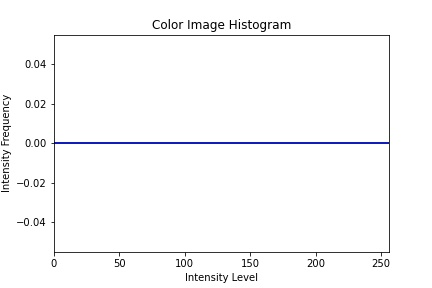
#> input picture Color_Histogram.jpg, 432 x 288 px
$ python superpixels.py Color_Histogram.jpg 3 3   (Python 2 division)   (older library calls are emulated)
#> lines starting #> are read from the running program, lines starting #| are printed output that depends on the picture
import numpy as np
import cv2
import sys

class SLIC:
    def __init__(self, img, step, nc):
        self.img = img
        self.height, self.width = img.shape[:2]
        self._convertToLAB()
        self.step = step
        self.nc = nc
        self.ns = step
        self.FLT_MAX = 1000000
        self.ITERATIONS = 10

    def _convertToLAB(self):
        try:
            import cv2
            self.labimg = cv2.cvtColor(img, cv2.COLOR_BGR2LAB).astype(np.float64)
        except ImportError:
            self.labimg = np.copy(self.img)
            for i in xrange(self.labimg.shape[0]):
                for j in xrange(self.labimg.shape[1]):
                    rgb = self.labimg[i, j]
                    self.labimg[i, j] = self._rgb2lab(tuple(reversed(rgb)))

    # [51 lines left out: function _rgb2lab, not called in this run]

    def generateSuperPixels(self):
        self._initData()
        indnp = np.mgrid[0:self.height,0:self.width].swapaxes(0,2).swapaxes(0,1)
        for i in range(self.ITERATIONS):
            self.distances = self.FLT_MAX * np.ones(self.img.shape[:2])
            for j in xrange(self.centers.shape[0]):
                xlow, xhigh = int(self.centers[j][3] - self.step), int(self.centers[j][3] + self.step)
                ylow, yhigh = int(self.centers[j][4] - self.step), int(self.centers[j][4] + self.step)

                if xlow <= 0:
                    xlow = 0
                if xhigh > self.width:
                    xhigh = self.width
                if ylow <=0:
                    ylow = 0
                if yhigh > self.height:
                    yhigh = self.height

                cropimg = self.labimg[ylow : yhigh , xlow : xhigh]
                colordiff = cropimg - self.labimg[self.centers[j][4], self.centers[j][3]]
                colorDist = np.sqrt(np.sum(np.square(colordiff), axis=2))

                yy, xx = np.ogrid[ylow : yhigh, xlow : xhigh]
                pixdist = ((yy-self.centers[j][4])**2 + (xx-self.centers[j][3])**2)**0.5
                dist = ((colorDist/self.nc)**2 + (pixdist/self.ns)**2)**0.5

                distanceCrop = self.distances[ylow : yhigh, xlow : xhigh]
                idx = dist < distanceCrop
                distanceCrop[idx] = dist[idx]
                self.distances[ylow : yhigh, xlow : xhigh] = distanceCrop
                self.clusters[ylow : yhigh, xlow : xhigh][idx] = j

            for k in xrange(len(self.centers)):
                idx = (self.clusters == k)
                colornp = self.labimg[idx]
                distnp = indnp[idx]
                self.centers[k][0:3] = np.sum(colornp, axis=0)
                sumy, sumx = np.sum(distnp, axis=0)
                self.centers[k][3:] = sumx, sumy
                self.centers[k] /= np.sum(idx)

    def _initData(self):
        self.clusters = -1 * np.ones(self.img.shape[:2])
        self.distances = self.FLT_MAX * np.ones(self.img.shape[:2])

        centers = []
        for i in xrange(self.step, self.width - self.step/2, self.step):
            for j in xrange(self.step, self.height - self.step/2, self.step):

                nc = self._findLocalMinimum(center=(i, j))
                color = self.labimg[nc[1], nc[0]]
                center = [color[0], color[1], color[2], nc[0], nc[1]]
                centers.append(center)
        self.center_counts = np.zeros(len(centers))
        self.centers = np.array(centers)

    def createConnectivity(self):
        label = 0
        adjlabel = 0
        lims = self.width * self.height / self.centers.shape[0]
        dx4 = [-1, 0, 1, 0]
        dy4 = [0, -1, 0, 1]
        new_clusters = -1 * np.ones(self.img.shape[:2]).astype(np.int64)
        elements = []
        for i in xrange(self.width):
            for j in xrange(self.height):
                if new_clusters[j, i] == -1:
                    elements = []
                    elements.append((j, i))
                    for dx, dy in zip(dx4, dy4):
                        x = elements[0][1] + dx
                        y = elements[0][0] + dy
                        if (x>=0 and x < self.width and
                            y>=0 and y < self.height and
                            new_clusters[y, x] >=0):
                            adjlabel = new_clusters[y, x]
                count = 1
                c = 0
                while c < count:
                    for dx, dy in zip(dx4, dy4):
                        x = elements[c][1] + dx
                        y = elements[c][0] + dy

                        if (x>=0 and x<self.width and y>=0 and y<self.height):
                            if new_clusters[y, x] == -1 and self.clusters[j, i] == self.clusters[y, x]:
                                elements.append((y, x))
                                new_clusters[y, x] = label
                                count+=1
                    c+=1
                if (count <= lims >> 2):
                    for c in range(count):
                        new_clusters[elements[c]] = adjlabel
                    label-=1
                label+=1
        self.new_clusters = new_clusters

    # [36 lines left out: functions displayContours, _findLocalMinimum, not called in this run]

img = cv2.imread(sys.argv[1])
#> img is the input picture: shape (288, 432, 3); mean B, G, R 250.1, 249.4, 249.3
nr_superpixels = int(sys.argv[2])
nc = int(sys.argv[3])

step = int((img.shape[0]*img.shape[1]/nr_superpixels)**0.5)
#> step = 203

slic = SLIC(img, step, nc)
#> in _convertToLAB, `self.labimg = cv2.cvtColor(img, cv2.COLOR_BGR2LAB).astype(np.float64)`:
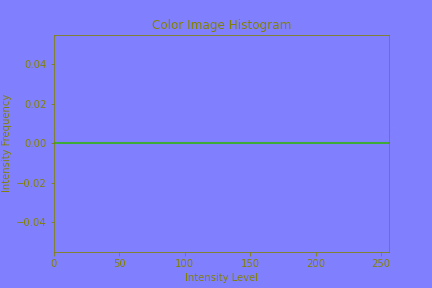
#> self.labimg: shape (288, 432, 3) float64; mean B, G, R 249.6, 128.2, 127.6
slic.generateSuperPixels()
#> after the loop in _initData, `for i in xrange(self.step, self.width - self.step/2, self.step):`: centers = []
#> in _initData, `self.center_counts = np.zeros(len(centers))`: self.center_counts = empty array
#> after the loop in generateSuperPixels, `for i in range(self.ITERATIONS):`: self.clusters: shape (288, 432) float64; every value is -1
#> after the loop in generateSuperPixels, `for i in range(self.ITERATIONS):`: self.distances: shape (288, 432) float64; every value is 1000000
#> (the run stopped early here; a loop or call above may not have finished)
